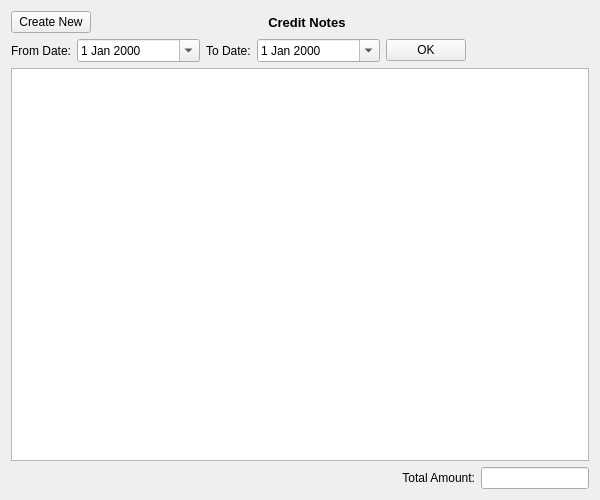
<?xml version="1.0" encoding="UTF-8"?>
<ui version="4.0">
 <class>creditNote</class>
 <widget class="QWidget" name="creditNote">
  <property name="geometry">
   <rect>
    <x>0</x>
    <y>0</y>
    <width>600</width>
    <height>500</height>
   </rect>
  </property>
  <property name="windowTitle">
   <string>Form</string>
  </property>
  <layout class="QVBoxLayout" name="verticalLayout">
   <item>
    <layout class="QHBoxLayout" name="horizontalLayout_3">
     <item>
      <widget class="QPushButton" name="createNewPushButton">
       <property name="sizePolicy">
        <sizepolicy hsizetype="Fixed" vsizetype="Fixed">
         <horstretch>0</horstretch>
         <verstretch>0</verstretch>
        </sizepolicy>
       </property>
       <property name="text">
        <string>Create New</string>
       </property>
      </widget>
     </item>
     <item>
      <widget class="QLabel" name="titleLabel">
       <property name="font">
        <font>
         <pointsize>10</pointsize>
         <weight>75</weight>
         <bold>true</bold>
        </font>
       </property>
       <property name="text">
        <string>Credit Notes                    </string>
       </property>
       <property name="alignment">
        <set>Qt::AlignCenter</set>
       </property>
      </widget>
     </item>
    </layout>
   </item>
   <item>
    <layout class="QHBoxLayout" name="horizontalLayout" stretch="0,1,0,1,0,1">
     <item>
      <widget class="QLabel" name="fromDateLabel">
       <property name="text">
        <string>From Date:</string>
       </property>
       <property name="alignment">
        <set>Qt::AlignRight|Qt::AlignTrailing|Qt::AlignVCenter</set>
       </property>
      </widget>
     </item>
     <item>
      <widget class="QDateEdit" name="fromDateEdit">
       <property name="calendarPopup">
        <bool>true</bool>
       </property>
      </widget>
     </item>
     <item>
      <widget class="QLabel" name="toDateLabel">
       <property name="text">
        <string>To Date:</string>
       </property>
      </widget>
     </item>
     <item>
      <widget class="QDateEdit" name="toDateEdit">
       <property name="calendarPopup">
        <bool>true</bool>
       </property>
      </widget>
     </item>
     <item>
      <widget class="QPushButton" name="okPushButton">
       <property name="sizePolicy">
        <sizepolicy hsizetype="Fixed" vsizetype="Fixed">
         <horstretch>0</horstretch>
         <verstretch>0</verstretch>
        </sizepolicy>
       </property>
       <property name="text">
        <string>OK</string>
       </property>
      </widget>
     </item>
     <item>
      <spacer name="horizontalSpacer">
       <property name="orientation">
        <enum>Qt::Horizontal</enum>
       </property>
       <property name="sizeHint" stdset="0">
        <size>
         <width>242</width>
         <height>20</height>
        </size>
       </property>
      </spacer>
     </item>
    </layout>
   </item>
   <item>
    <widget class="QTableView" name="tableView">
     <property name="selectionBehavior">
      <enum>QAbstractItemView::SelectRows</enum>
     </property>
    </widget>
   </item>
   <item>
    <layout class="QHBoxLayout" name="horizontalLayout_2" stretch="1,0,0">
     <item>
      <spacer name="horizontalSpacer_2">
       <property name="orientation">
        <enum>Qt::Horizontal</enum>
       </property>
       <property name="sizeHint" stdset="0">
        <size>
         <width>40</width>
         <height>20</height>
        </size>
       </property>
      </spacer>
     </item>
     <item>
      <widget class="QLabel" name="totalAmountLabel">
       <property name="text">
        <string>Total Amount:</string>
       </property>
       <property name="alignment">
        <set>Qt::AlignRight|Qt::AlignTrailing|Qt::AlignVCenter</set>
       </property>
      </widget>
     </item>
     <item>
      <widget class="QLineEdit" name="totalAmountLineEdit">
       <property name="alignment">
        <set>Qt::AlignRight|Qt::AlignTrailing|Qt::AlignVCenter</set>
       </property>
      </widget>
     </item>
    </layout>
   </item>
  </layout>
 </widget>
 <tabstops>
  <tabstop>createNewPushButton</tabstop>
  <tabstop>okPushButton</tabstop>
  <tabstop>tableView</tabstop>
 </tabstops>
 <resources/>
 <connections/>
</ui>
